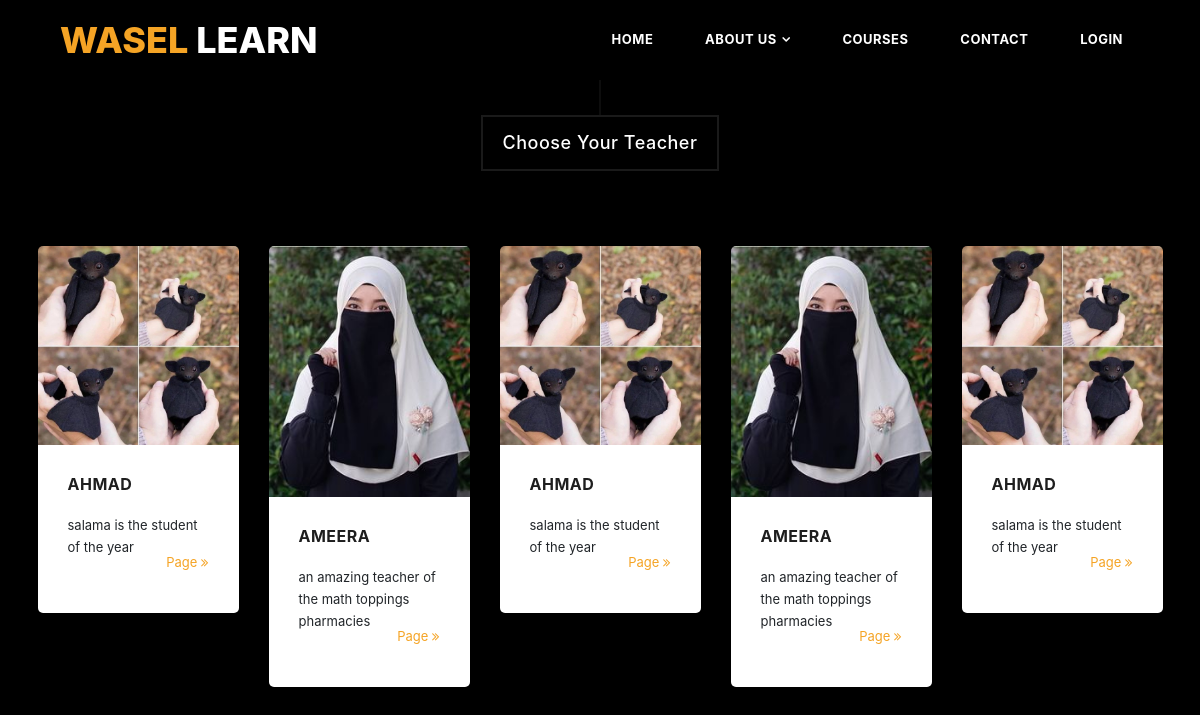
The app's page /waselApp/teachers, older data.
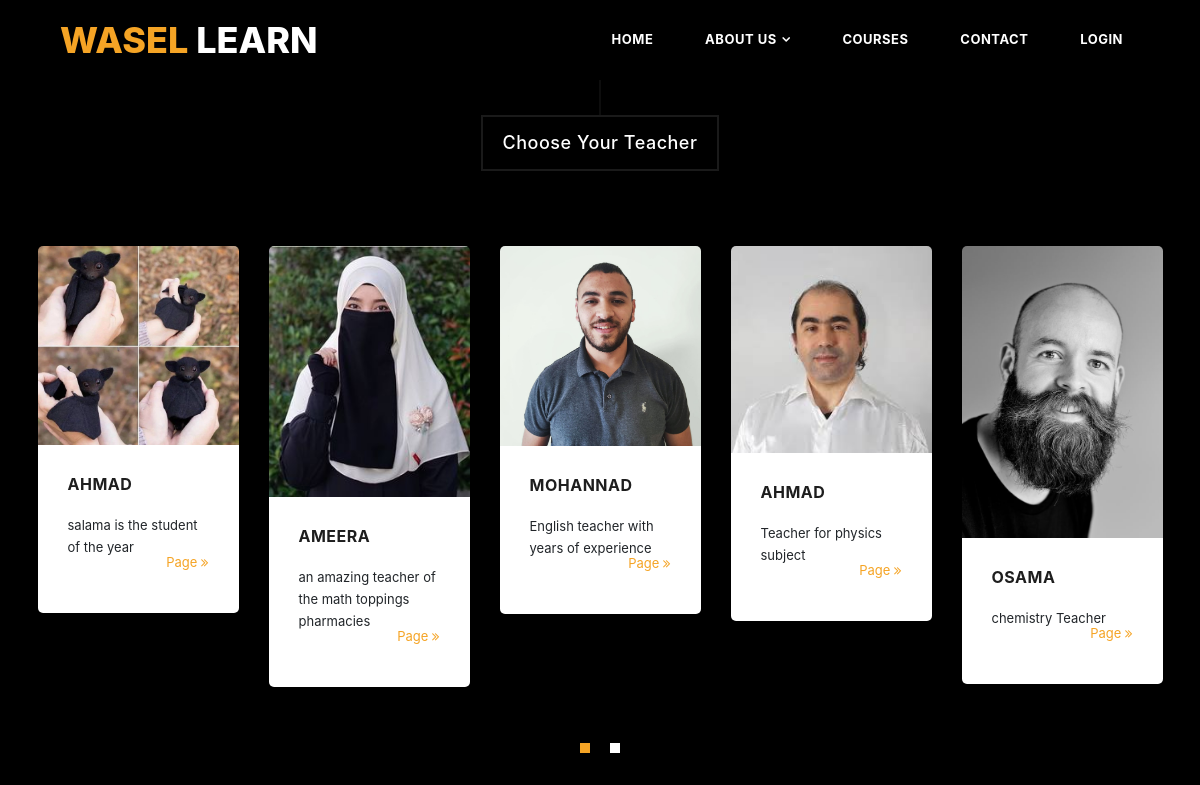
The same page, newer data.
### loginAuth/models.py (models this page shows)
class User(models.Model):
    firstName = models.CharField(max_length=255)
    lastName = models.CharField(max_length=255)
    about = models.TextField()
    email = models.CharField(max_length=255)
    birthDate = models.DateField()
    passwd = models.CharField(max_length=255)
    createdAt = models.DateTimeField(auto_now_add=True)
    updatedAt = models.DateTimeField(auto_now=True)
    mobile=models.CharField(max_length=15)#0598135  213  21
    statusChoices=(('active', 'active'),('deleted','deleted'),('inactive','inactive'),('Suspended','Suspended'))
    status = models.CharField(max_length=25, default='active', choices = statusChoices)#active by default, can be deleted
    courseChoices=(('physics', 'physics'),('chemistry','chemistry'),('english','english'),('mathematics','mathematics'),('arabic','arabic'),('biology','biology'),('art','art'),('music','music'),('history','history'))
    course = models.CharField(max_length=25, choices = courseChoices)
    privilageChoices=((9, 9),(8,8),(7,7),(1,1),(0,0))
    privilage = models.IntegerField(default=9, choices = privilageChoices)#needs revision
    genderChoices=(('m', 'm'),('f','f'))
    gender = models.CharField(max_length=2, choices = genderChoices)#maleorfemale
    cv = models.FileField(upload_to='uploads/%Y%m%d', max_length=254,null=True)#pdf files nullable
    img = models.ImageField(upload_to='images/',null=True)#image of teacher nullable
    raters=models.IntegerField(null=True)
    rate=models.FloatField(null=True)
    location = models.CharField(max_length=35,null=True)

### waselApp/views.py (the view)
# urls.py: path('teachers', teachers),
def teachers(request):
    context={
        'allUsers' : User.objects.all(),
    }
    return render(request,"teachers.html",context)

### waselApp/templates/teachers.html (shortened to what this page needs)
<!DOCTYPE html>
<html lang="en">
  <head>
    <link rel="stylesheet" href=" https://code.jquery.com/jquery-3.6.0.min.js ">
    <link rel="stylesheet" href="https://maxcdn.bootstrapcdn.com/bootstrap/3.3.7/css/bootstrap.min.css">
    <link rel="stylesheet" href="https://maxcdn.bootstrapcdn.com/bootstrap/3.3.7/css/bootstrap-theme.min.css">
    <link href="https://cdn.jsdelivr.net/npm/bootstrap@5.0.1/dist/css/bootstrap.min.css" rel="stylesheet">
    {% load static %}
    <link rel="stylesheet" href=" {% static  'css/fontawesome.css' %}">
    <link rel="stylesheet" href=" {% static  'css/owl.css'  %}">
    <link rel="stylesheet" href="{% static 'css/lightbox.css' %}">
    <link rel="stylesheet" href="{% static 'css/style_teacher.css' %}">
    <link href="{% static 'vendor/css/bootstrap.min.css' %}" rel="stylesheet">
  </head>
<body>
  <header class="main-header clearfix" role="header">
    <div class="logo">
      <a href="#"><em>Wasel</em> Learn</a>
    </div>
    <nav id="menu" class="main-nav" role="navigation">
      <ul class="main-menu">
        <li><a href="/waselApp/home" class="external">Home</a></li>
        <li class="has-submenu"><a href="#section2">About Us</a>
        </li>
        <li><a href="#section4">Courses</a></li>
        <li><a href="#section6">Contact</a></li>
        <li><a href="/login" class="external">LOGIN</a></li>
      </ul>
    </nav>
  </header>
  <section class="section courses" data-section="section4">
    <div class="container-fluid">
      <div class="row">
        <div class="col-md-12">
          <div class="section-heading">
            <h2>Choose Your Teacher</h2>
          </div>
        </div>
        <div class="owl-carousel owl-theme">
            {% for teacher in allUsers %}
          <div class="item">
            <img src="{{ teacher.img.url }}" alt="{{teacher.firstName}}" />
            <div class="down-content">
              <h4>{{teacher.firstName}}</h4>
              <p>{{teacher.about}}</p>
              <div class="text-button-pay">
                <a href="teacher/{{teacher.id}}"> Page <i class="fa fa-angle-double-right"></i></a>
              </div>
            </div>
          </div>
          {% endfor %}
        </div>
      </div>
    </div>
  </section>
</body>
</html>

### loginAuth/static/css/style_teacher.css (style rules this page uses)
body { font-family: 'Montserrat', sans-serif; }
a { color: #3CF; text-decoration: none; }
ul { padding: 0px; margin: 0px; list-style: none; }
p { font-size: 13px; line-height: 22px; }
.section-heading { text-align: center; margin-bottom: 70px; }
.section-heading h2:before { width: 1px; height: 100px; background-color: rgba(250,250,250,0.1); position: absolute; top: -102px; content: ''; left: 50%; transform: translate(-50%); }
.section-heading h2 { margin-top: 100px; position: relative; font-size: 18px; font-weight: 500; color: #fff; letter-spacing: 0.5px; display: inline-block; padding: 15px 20px; border: 2px solid rgba(250,250,250,0.1); }
.main-header { background-color: rgb(0, 0, 0); height: 80px; position: fixed; z-index: 12; width: 100%; top: 0; }
.main-header .logo { float: left; line-height: 80px; padding-left: 60px; }
.main-header .logo a { font-size: 36px; text-transform: uppercase; font-weight: 800; color: #fff; }
.main-header .logo a em { font-style: normal; color: #f5a425; }
.main-menu { float: right; padding-right: 60px; }
.main-menu li { display: inline-block; line-height: 79px; margin-left: 15px; position: relative; }
.main-menu li:first-child { margin-left: 0px; }
.main-menu li a { padding: 10px 15px; font-size: 13px; text-transform: uppercase; letter-spacing: 0.5px; font-weight: 700; color: #fff; border: 2px solid transparent; transition: all 0.5s; }
.main-menu li.has-submenu a:after { content: '\f107'; font-family: "FontAwesome"; margin-left: 5px; }
section.courses { background-repeat: no-repeat; background-size: cover; background-color: #000000; padding-bottom: 100px; padding: 0px 30px 100px 30px; }
section.courses .item img { border-top-right-radius: 5px; border-top-left-radius: 5px; }
section.courses .item .down-content { padding: 30px; background-color: #fff; border-bottom-right-radius: 5px; border-bottom-left-radius: 5px; }
section.courses .item .down-content h4 { font-size: 16px; text-transform: uppercase; color: #1e1e1e; letter-spacing: 0.5px; font-weight: 700; margin-top: 0px; margin-bottom: 20px; }
section.courses .item .down-content p { margin-bottom: 25px; }
section.courses .item .down-content .text-button-pay { float: right; display: inline-block; margin-top: -30px; }
section.courses .item .down-content .text-button-pay a { color: #f5a425; font-size: 13px; }

Row changes from the older to the newer data that the page shows:
added User: img (picture), firstName "MOHANNAD", about "English teacher with years of experience"
added User: img (picture), firstName "AHMAD", about "Teacher for physics subject"
added User: img (picture), firstName "OSAMA", about "chemistry Teacher"
